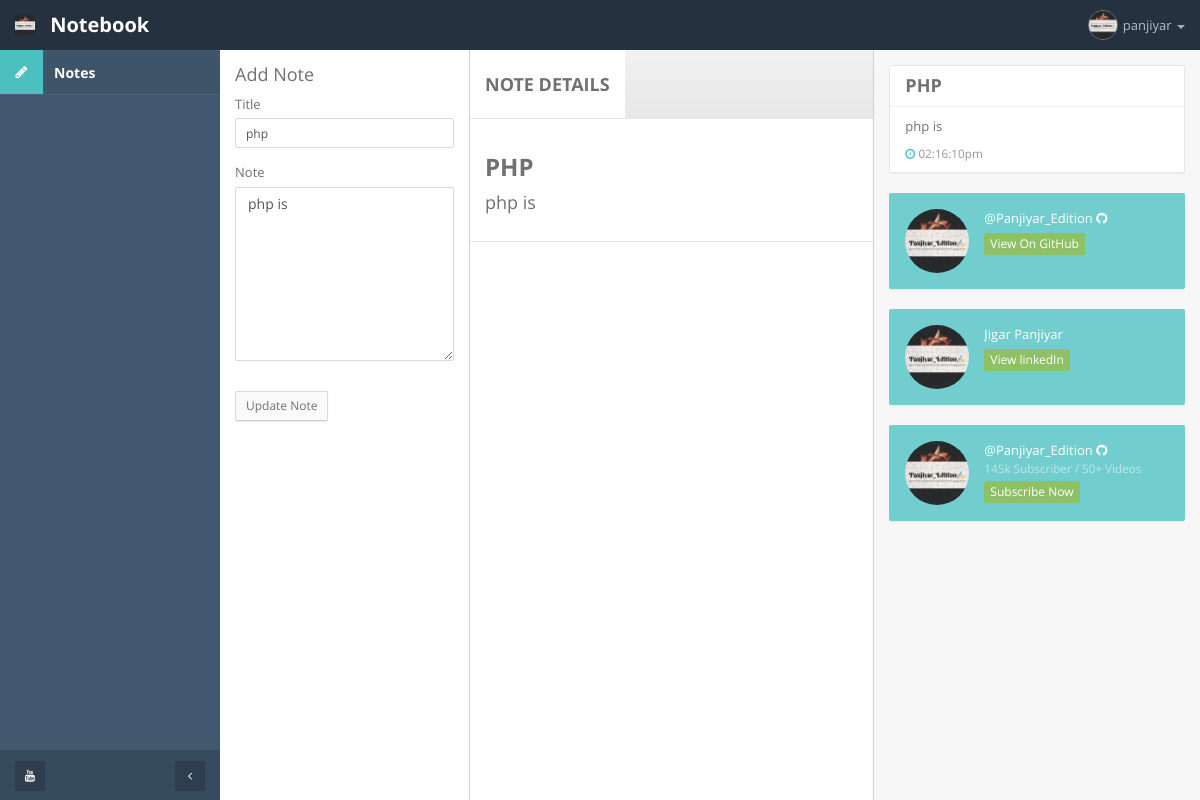
/edit_note.php?edit=9 (signed in), run on the app's committed database.
### tables this page shows
CREATE TABLE `register` (
  `user_ID` int(11) NOT NULL,
  `fullName` varchar(100) NOT NULL,
  `email` varchar(100) NOT NULL,
  `password` varchar(100) NOT NULL
);

CREATE TABLE `notes` (
  `note_id` int(11) NOT NULL,
  `user_ID` int(11) NOT NULL,
  `title` varchar(100) NOT NULL,
  `note` varchar(1000) NOT NULL,
  `time_in` varchar(50) NOT NULL,
  `last_updated_at` datetime NOT NULL
);

### includes/session.php (called while the page is built, shortened)
<?php
$session_id=$_SESSION['alogin'];
?>

### edit_note.php (the view, shortened to what this page needs)
<?php include('includes/session.php')?>
<?php include('includes/config.php')?>
<?php $get_id = $_GET['edit']; ?>
<?php
     $query = "SELECT note_id,title,note,time_in FROM notes WHERE note_id = \"$get_id\" ";
    if(mysqli_query($conn, $query)){
        $result = mysqli_query($conn, $query);
        $notesArray= mysqli_fetch_all($result , MYSQLI_ASSOC);
    }else{
        echo 'query error: '. mysqli_error($conn);
    }
?>
<!DOCTYPE html>
<html lang="en" class="app">
<head>
    <link rel="stylesheet" href="css/bootstrap.css" type="text/css" />
    <link rel="stylesheet" href="css/animate.css" type="text/css" />
    <link rel="stylesheet" href="css/font-awesome.min.css" type="text/css" />
    <link rel="stylesheet" href="css/font.css" type="text/css" />
    <link rel="stylesheet" href="css/app.css" type="text/css" />
</head>
<body>
    <section class="vbox">
        <header class="bg-dark dk header navbar navbar-fixed-top-xs">
            <div class="navbar-header aside-md">
                <a href="#" class="navbar-brand" data-toggle="fullscreen">
                    <img src="images/banner.jpg" class="m-r-sm">
                    Notebook</a>
            </div>
            <ul class="nav navbar-nav navbar-right m-n hidden-xs nav-user">
                <li class="dropdown">
                    <?php $query= mysqli_query($conn,"select * from register where user_ID = '$session_id'")or die(mysqli_error());
                $row = mysqli_fetch_array($query);
            ?>
                    <a href="#" class="dropdown-toggle" data-toggle="dropdown">
                        <span class="thumb-sm avatar pull-left">
                            <img src="images/banner.jpg">
                        </span>
                        <?php echo $row['fullName']; ?> <b class="caret"></b>
                    </a>
                </li>
            </ul>
        </header>
        <section>
            <section class="hbox stretch">
                <aside class="bg-dark lter aside-md hidden-print" id="nav">
                    <section class="vbox">
                        <section class="w-f scrollable">
                            <div class="slim-scroll" data-height="auto" data-disable-fade-out="true" data-distance="0"
                                data-size="5px" data-color="#333333">
                                <nav class="nav-primary hidden-xs">
                                    <ul class="nav">
                                        <li class="active">
                                            <a href="notebook.php" class="active">
                                                <i class="fa fa-pencil icon">
                                                    <b class="bg-info"></b>
                                                </i>
                                                <span>Notes</span>
                                            </a>
                                        </li>
                                    </ul>
                                </nav>
                            </div>
                        </section>
                        <footer class="footer lt hidden-xs b-t b-dark">
                            <a href="#nav" data-toggle="class:nav-xs" class="pull-right btn btn-sm btn-dark btn-icon">
                                <i class="fa fa-angle-left text"></i>
                            </a>
                            <div class="btn-group hidden-nav-xs">
                                <button type="button" title="Contacts" class="btn btn-icon btn-sm btn-dark"
                                    data-toggle="dropdown" data-target="#invite"><i class="fa fa-youtube"></i></button>
                            </div>
                        </footer>
                    </section>
                </aside>
                <section id="content">
                    <section class="hbox stretch">
                        <aside class="aside-lg bg-light lter b-r">
                            <div class="wrapper">
                                <h4 class="m-t-none">Add Note</h4>
                                <form method="POST">
                                    <?php
						$query = mysqli_query($conn,"select * from notes where note_id = '$get_id' ")or die(mysqli_error());
						$row = mysqli_fetch_array($query);
						?>
                                    <div class="form-group">
                                        <label>Title</label>
                                        <input name="title" type="text" placeholder="Title"
                                            class="input-sm form-control" value="<?php echo $row['title']; ?>">
                                    </div>
                                    <div class="form-group">
                                        <label>Note</label>
                                        <textarea name="note" class="form-control" rows="8" data-minwords="8"
                                            data-required="true"
                                            placeholder="Take a Note ......"><?php echo $row['note']; ?></textarea>
                                    </div>
                                    <div class="m-t-lg"><button class="btn btn-sm btn-default" name="update"
                                            type="submit">Update Note</button></div>
                                </form>
                            </div>
                        </aside>
                        <aside class="bg-white">
                            <section class="vbox">
                                <header class="header bg-light bg-gradient">
                                    <ul class="nav nav-tabs nav-white">
                                        <li class="active"><a href="#activity" data-toggle="tab">
                                                <h4 style="text-transform:uppercase;"><b>Note Details</b></h4>
                                            </a></li>
                                    </ul>
                                </header>
                                <section class="scrollable">
                                    <div class="tab-content">
                                        <div class="tab-pane active" id="activity">
                                            <ul class="list-group no-radius m-b-none m-t-n-xxs list-group-lg no-border">
                                                <li></li>
                                                <?php foreach($notesArray as $note){ ?>
                                                <li class="list-group-item">
                                                    <h3 style="text-transform:uppercase;">
                                                        <b><?php echo $note['title'] ?></b></h3>
                                                    <p style="font-size:18px;"><?php echo $note['note']; ?> </p>
                                                    <?php } ?>
                                                </li>
                                            </ul>
                                        </div>
                                    </div>
                                </section>
                            </section>
                        </aside>
                        <aside class="col-lg-4 b-l">
                            <section class="vbox">
                                <section class="scrollable">
                                    <div class="wrapper">
                                        <section class="panel panel-default">
                                            <?php
                             $get_note = mysqli_query($conn,"select * from notes WHERE note_id = \"$get_id\"") or die(mysqli_error());
                             while ($row = mysqli_fetch_array($get_note)) {
                                 ?>
                                            <h4 style="text-transform:uppercase;" class="font-thin padder">
                                                <b><?php echo $row['title']; ?></b></h4>
                                            <ul class="list-group">
                                                <li class="list-group-item">
                                                    <p><?php echo $note['note']; ?></p>
                                                    <small class="block text-muted text-info"><i
                                                            class="fa fa-clock-o text-info"></i>
                                                        <?php echo $note['time_in'] ?></small>
                                                </li>
                                            </ul>
                                            <?php } ?>
                                        </section>
                                        <section class="panel clearfix bg-info lter">
                                            <div class="panel-body">
                                                <a href="#" class="thumb pull-left m-r">
                                                    <img src="images/banner.jpg" class="img-circle">
                                                </a>
                                                <div class="clear">
                                                    <a href="#" class="text-info">@Panjiyar_Edition
                                                        <i class="fa fa-github"></i> </a> <br>
                                                    <a href="https://github.com/PanjiyarEdition" target="_blank"
                                                        class="btn btn-xs btn-success m-t-xs"> View On GitHub </a>
                                                </div>
                                            </div>
                                        </section>
                                        <section class="panel clearfix bg-info lter">
                                            <div class="panel-body">
                                                <a href="#" class="thumb pull-left m-r">
                                                    <img src="images/banner.jpg" class="img-circle">
                                                </a>
                                                <div class="clear">
                                                    <a href="#" class="text-info">Jigar Panjiyar
                                                    </a> <br>
                                                    <a href="https://www.linkedin.com/in/jigarpanjiyar/" target="_blank"
                                                        class="btn btn-xs btn-success m-t-xs"> View linkedIn </a>
                                                </div>
                                            </div>
                                        </section>
                                        <section class="panel clearfix bg-info lter">
                                            <div class="panel-body">
                                                <a href="#" class="thumb pull-left m-r">
                                                    <img src="images/banner.jpg" class="img-circle">
                                                </a>
                                                <div class="clear">
                                                    <a href="#" class="text-info">@Panjiyar_Edition
                                                        <i class="fa fa-github"></i> </a>
                                                    <small class="block text-muted">145k Subscriber / 50+ Videos</small>
                                                    <a href="https://www.youtube.com/@PanjiyarEdition" target="_blank"
                                                        class="btn btn-xs btn-success m-t-xs">Subscribe Now </a>
                                                </div>
                                            </div>
                                        </section>
                                    </div>
                                </section>
                            </section>
                        </aside>
                    </section>
                </section>
            </section>
        </section>
    </section>
</body>
</html>

### data on the page
register: fullName "panjiyar"
notes: title "php", note "php is", title "PHP", time_in "02:16:10pm"
